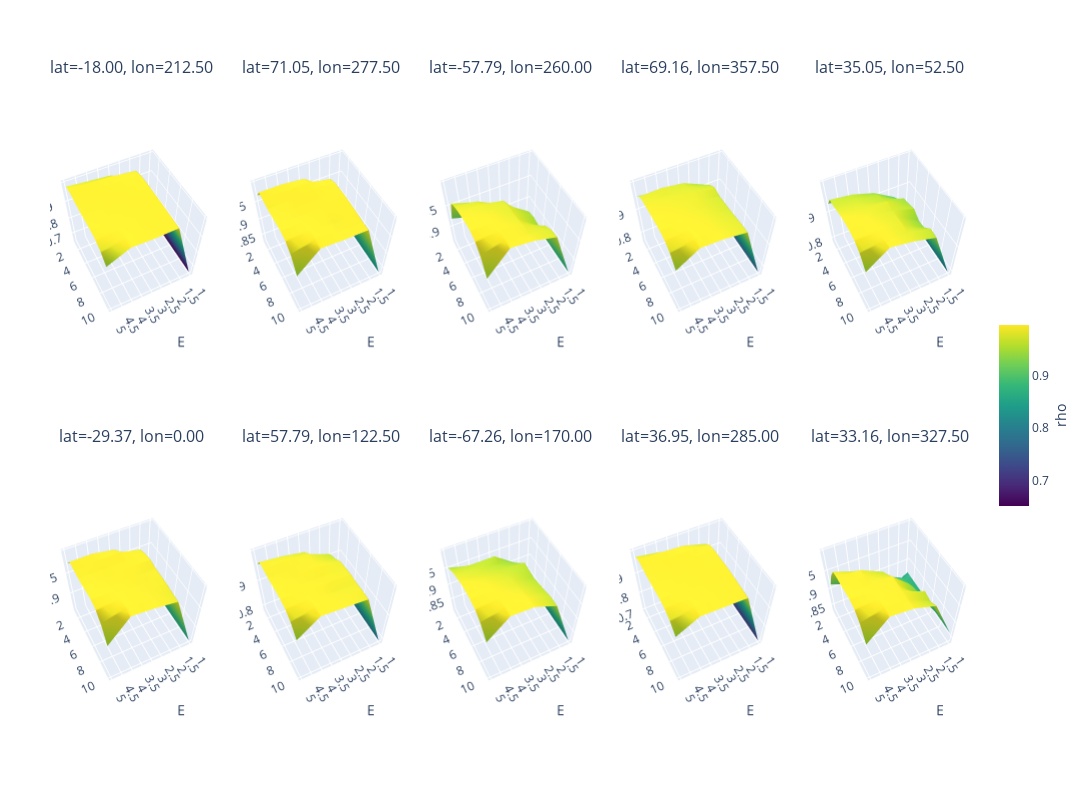

Source (notebook cell):
### Markdown cell above
# test for obl

### Code cell
import xarray as xr
import pandas as pd
import numpy as np
import random

import plotly.graph_objects as go
from plotly.subplots import make_subplots

from pyEDM import EmbedDimension



nlat = ds_sat.sizes["lat"]
nlon = ds_sat.sizes["lon"]
ages = ds_sat["age"].values  # keep track of the ages

# ---------------------------------------------------------------------
# 2. Randomly select 10 (lat, lon) grid points
# ---------------------------------------------------------------------
all_pairs = [(ilat, ilon) for ilat in range(nlat) for ilon in range(nlon)]
random_pairs = random.sample(all_pairs, 10)  # pick 10 unique (ilat, ilon)

results_list = []  # will be a list of (ilat, ilon, E_axis, Tau_axis, RhoMatrix)

for idx, (ilat, ilon) in enumerate(random_pairs):
    # Extract local sat time series
    sat_ts = ds_sat["sat"].isel(lat=ilat, lon=ilon).values

    df_tmp = pd.DataFrame({
        "Time": ages,
        "obl": df_obl['obl'].values,  # predictor
        "sat": sat_ts          # target to predict
    })

    # We'll store a 2D array of shape (5,10) for E=1..5, tau=1..10
    RhoMatrix = np.zeros((5, 10))

    # For each tau in 1..10, call EmbedDimension once with maxE=5 and Tp=tau
    for tau in range(1, 11):
        edm_out = EmbedDimension(
            dataFrame=df_tmp,
            columns="sat",
            target="obl",
            maxE=5,          # We'll evaluate E=1..5
            tau=tau,
            Tp=0,
            lib="1 120",     # Entire time series, adapt if needed
            pred="1 120",
            showPlot=False,  # We'll handle plotting ourselves
        )

        for e_row in edm_out.itertuples():
            e_val = e_row.E     # 1..5
            rho_val = e_row.rho
            RhoMatrix[int(e_val - 1), int(tau - 1)] = rho_val

    # Axis values for plotting
    E_axis = np.arange(1, 6)     # E = 1..5
    Tau_axis = np.arange(1, 11)  # tau = 1..10

    # Save the result for this grid point
    results_list.append((ilat, ilon, E_axis, Tau_axis, RhoMatrix))

# ---------------------------------------------------------------------
# Compute global min and max for all RhoMatrix values
# ---------------------------------------------------------------------
global_min = min(np.min(RhoMatrix) for _, _, _, _, RhoMatrix in results_list)
global_max = max(np.max(RhoMatrix) for _, _, _, _, RhoMatrix in results_list)

# ---------------------------------------------------------------------
# 4. Make a 3D surface plot for each of the 10 results using Plotly subplots
# ---------------------------------------------------------------------

# Create subplot titles using true latitude and longitude values
subplot_titles = [
    f"lat={ds_sat['lat'].values[r[0]]:.2f}, lon={ds_sat['lon'].values[r[1]]:.2f}"
    for r in results_list
]

# Create a 2x5 grid of 3D subplots with adjusted spacing
fig = make_subplots(
    rows=2, cols=5,
    specs=[[{"type": "surface"}]*5, [{"type": "surface"}]*5],
    subplot_titles=subplot_titles,
    horizontal_spacing=0.03,  # reduce horizontal spacing
    vertical_spacing=0.1      # reduce vertical spacing
)

# Add each surface plot trace to its respective subplot
for i, (ilat, ilon, E_axis, Tau_axis, RhoMatrix) in enumerate(results_list):
    E_grid, Tau_grid = np.meshgrid(E_axis, Tau_axis, indexing='ij')
    row = (i // 5) + 1
    col = (i % 5) + 1

    # For a common colorbar, all surfaces use the same color range.
    # We enable the colorbar (showscale=True) only for the first trace.
    surf = go.Surface(
        x=E_grid,       # E dimension
        y=Tau_grid,     # tau dimension
        z=RhoMatrix,    # rho values
        colorscale="Viridis",
        cmin=global_min,
        cmax=global_max,
        showscale=True if i == 0 else False,
        # Customize the colorbar for the first subplot
        colorbar=dict(
            title="rho",
            titleside="right",
            x=1.02,  
            # adjust the shrink ratio to make the colorbar shorter
            len=0.3
        ) if i == 0 else None
    )

    fig.add_trace(surf, row=row, col=col)

# Update overall layout with adjusted margins for better label visibility
fig.update_layout(
    height=800,
    width=1400,
    margin=dict(l=50, r=50, t=80, b=50),
)

# ---------------------------------------------------------------------
# 3. Adjust the viewing angle (camera) for each subplot
# ---------------------------------------------------------------------
# Loop over each subplot scene and set the camera view.
# Note: The first scene is named 'scene', and subsequent ones as 'scene2', 'scene3', etc.
for i in range(1, len(results_list)+1):
    scene_id = f'scene{i}' if i > 1 else 'scene'
    fig.layout[scene_id].update(
        xaxis_title="E",
        yaxis_title="tau",
        zaxis_title="rho",
        camera=dict(
            eye=dict(x=1, y=2, z=3)  
        )
    )

fig.show()

### Figure 1 — Plotly figure (JSON) as saved in the notebook; plotly's stock layout.template omitted (floating-point values rounded to 4 significant figures)
{"data": [{"cmax": 0.9987, "cmin": 0.652, "colorbar": {"len": 0.3, "title": {"side": "right", "text": "rho"}, "x": 1.02}, "colorscale": [[0, "#440154"], [0.1111, "#482878"], [0.2222, "#3e4989"], [0.3333, "#31688e"], [0.4444, "#26828e"], [0.5556, "#1f9e89"], [0.6667, "#35b779"], [0.7778, "#6ece58"], [0.8889, "#b5de2b"], [1, "#fde725"]], "scene": "scene", "showscale": true, "type": "surface", "x": [[1, 1, 1, 1, 1, 1, 1, 1, 1, 1], [2, 2, 2, 2, 2, 2, 2, 2, 2, 2], [3, 3, 3, 3, 3, 3, 3, 3, 3, 3], [4, 4, 4, 4, 4, 4, 4, 4, 4, 4], [5, 5, 5, 5, 5, 5, 5, 5, 5, 5]], "y": [[1, 2, 3, 4, 5, 6, 7, 8, 9, 10], [1, 2, 3, 4, 5, 6, 7, 8, 9, 10], [1, 2, 3, 4, 5, 6, 7, 8, 9, 10], [1, 2, 3, 4, 5, 6, 7, 8, 9, 10], [1, 2, 3, 4, 5, 6, 7, 8, 9, 10]], "z": [[0.652, 0.652, 0.652, 0.652, 0.652, 0.652, 0.652, 0.652, 0.652, 0.652], [0.8854, 0.9836, 0.9953, 0.9978, 0.9981, 0.9976, 0.9969, 0.9966, 0.9958, 0.9954], [0.9633, 0.9954, 0.9979, 0.9966, 0.9952, 0.9935, 0.9928, 0.9925, 0.9918, 0.9933], [0.9731, 0.9976, 0.9956, 0.9934, 0.9922, 0.9922, 0.9939, 0.9965, 0.9984, 0.9981], [0.9843, 0.9962, 0.9933, 0.992, 0.9932, 0.9966, 0.9986, 0.9953, 0.9807, 0.9473]]}, {"cmax": 0.9987, "cmin": 0.652, "colorscale": [[0, "#440154"], [0.1111, "#482878"], [0.2222, "#3e4989"], [0.3333, "#31688e"], [0.4444, "#26828e"], [0.5556, "#1f9e89"], [0.6667, "#35b779"], [0.7778, "#6ece58"], [0.8889, "#b5de2b"], [1, "#fde725"]], "scene": "scene2", "showscale": false, "type": "surface", "x": [[1, 1, 1, 1, 1, 1, 1, 1, 1, 1], [2, 2, 2, 2, 2, 2, 2, 2, 2, 2], [3, 3, 3, 3, 3, 3, 3, 3, 3, 3], [4, 4, 4, 4, 4, 4, 4, 4, 4, 4], [5, 5, 5, 5, 5, 5, 5, 5, 5, 5]], "y": [[1, 2, 3, 4, 5, 6, 7, 8, 9, 10], [1, 2, 3, 4, 5, 6, 7, 8, 9, 10], [1, 2, 3, 4, 5, 6, 7, 8, 9, 10], [1, 2, 3, 4, 5, 6, 7, 8, 9, 10], [1, 2, 3, 4, 5, 6, 7, 8, 9, 10]], "z": [[0.8316, 0.8316, 0.8316, 0.8316, 0.8316, 0.8316, 0.8316, 0.8316, 0.8316, 0.8316], [0.8764, 0.9507, 0.9874, 0.9941, 0.9951, 0.9956, 0.9948, 0.994, 0.9922, 0.9921], [0.9282, 0.99, 0.9969, 0.9962, 0.9944, 0.9933, 0.9921, 0.9906, 0.9911, 0.9929], [0.9562, 0.9954, 0.9953, 0.9931, 0.9917, 0.9913, 0.9937, 0.9963, 0.9983, 0.9963], [0.9699, 0.9953, 0.9928, 0.991, 0.9933, 0.9962, 0.9986, 0.9953, 0.98, 0.9456]]}, {"cmax": 0.9987, "cmin": 0.652, "colorscale": [[0, "#440154"], [0.1111, "#482878"], [0.2222, "#3e4989"], [0.3333, "#31688e"], [0.4444, "#26828e"], [0.5556, "#1f9e89"], [0.6667, "#35b779"], [0.7778, "#6ece58"], [0.8889, "#b5de2b"], [1, "#fde725"]], "scene": "scene3", "showscale": false, "type": "surface", "x": [[1, 1, 1, 1, 1, 1, 1, 1, 1, 1], [2, 2, 2, 2, 2, 2, 2, 2, 2, 2], [3, 3, 3, 3, 3, 3, 3, 3, 3, 3], [4, 4, 4, 4, 4, 4, 4, 4, 4, 4], [5, 5, 5, 5, 5, 5, 5, 5, 5, 5]], "y": [[1, 2, 3, 4, 5, 6, 7, 8, 9, 10], [1, 2, 3, 4, 5, 6, 7, 8, 9, 10], [1, 2, 3, 4, 5, 6, 7, 8, 9, 10], [1, 2, 3, 4, 5, 6, 7, 8, 9, 10], [1, 2, 3, 4, 5, 6, 7, 8, 9, 10]], "z": [[0.8638, 0.8638, 0.8638, 0.8638, 0.8638, 0.8638, 0.8638, 0.8638, 0.8638, 0.8638], [0.8731, 0.8936, 0.9007, 0.9226, 0.9494, 0.9524, 0.9495, 0.9677, 0.9763, 0.9778], [0.8868, 0.9276, 0.952, 0.9752, 0.9801, 0.9813, 0.9839, 0.9872, 0.9875, 0.9913], [0.9082, 0.9582, 0.9755, 0.9841, 0.9869, 0.9917, 0.9942, 0.9966, 0.9979, 0.9976], [0.9221, 0.9727, 0.982, 0.9883, 0.9925, 0.9966, 0.9984, 0.9945, 0.9794, 0.9492]]}, {"cmax": 0.9987, "cmin": 0.652, "colorscale": [[0, "#440154"], [0.1111, "#482878"], [0.2222, "#3e4989"], [0.3333, "#31688e"], [0.4444, "#26828e"], [0.5556, "#1f9e89"], [0.6667, "#35b779"], [0.7778, "#6ece58"], [0.8889, "#b5de2b"], [1, "#fde725"]], "scene": "scene4", "showscale": false, "type": "surface", "x": [[1, 1, 1, 1, 1, 1, 1, 1, 1, 1], [2, 2, 2, 2, 2, 2, 2, 2, 2, 2], [3, 3, 3, 3, 3, 3, 3, 3, 3, 3], [4, 4, 4, 4, 4, 4, 4, 4, 4, 4], [5, 5, 5, 5, 5, 5, 5, 5, 5, 5]], "y": [[1, 2, 3, 4, 5, 6, 7, 8, 9, 10], [1, 2, 3, 4, 5, 6, 7, 8, 9, 10], [1, 2, 3, 4, 5, 6, 7, 8, 9, 10], [1, 2, 3, 4, 5, 6, 7, 8, 9, 10], [1, 2, 3, 4, 5, 6, 7, 8, 9, 10]], "z": [[0.7638, 0.7638, 0.7638, 0.7638, 0.7638, 0.7638, 0.7638, 0.7638, 0.7638, 0.7638], [0.888, 0.9385, 0.9623, 0.9774, 0.9714, 0.973, 0.9741, 0.9772, 0.9801, 0.9807], [0.9178, 0.9713, 0.9785, 0.9835, 0.9856, 0.9858, 0.9873, 0.989, 0.99, 0.9927], [0.9401, 0.9817, 0.9819, 0.9873, 0.9893, 0.9913, 0.9939, 0.9965, 0.9982, 0.9966], [0.9553, 0.9793, 0.9876, 0.9902, 0.9932, 0.9964, 0.9987, 0.9951, 0.9804, 0.9483]]}, {"cmax": 0.9987, "cmin": 0.652, "colorscale": [[0, "#440154"], [0.1111, "#482878"], [0.2222, "#3e4989"], [0.3333, "#31688e"], [0.4444, "#26828e"], [0.5556, "#1f9e89"], [0.6667, "#35b779"], [0.7778, "#6ece58"], [0.8889, "#b5de2b"], [1, "#fde725"]], "scene": "scene5", "showscale": false, "type": "surface", "x": [[1, 1, 1, 1, 1, 1, 1, 1, 1, 1], [2, 2, 2, 2, 2, 2, 2, 2, 2, 2], [3, 3, 3, 3, 3, 3, 3, 3, 3, 3], [4, 4, 4, 4, 4, 4, 4, 4, 4, 4], [5, 5, 5, 5, 5, 5, 5, 5, 5, 5]], "y": [[1, 2, 3, 4, 5, 6, 7, 8, 9, 10], [1, 2, 3, 4, 5, 6, 7, 8, 9, 10], [1, 2, 3, 4, 5, 6, 7, 8, 9, 10], [1, 2, 3, 4, 5, 6, 7, 8, 9, 10], [1, 2, 3, 4, 5, 6, 7, 8, 9, 10]], "z": [[0.79, 0.79, 0.79, 0.79, 0.79, 0.79, 0.79, 0.79, 0.79, 0.79], [0.8814, 0.901, 0.9152, 0.9427, 0.9481, 0.9557, 0.9392, 0.9431, 0.9658, 0.9633], [0.9058, 0.9404, 0.9564, 0.9636, 0.9798, 0.9772, 0.9798, 0.9817, 0.9816, 0.9836], [0.9185, 0.9607, 0.9701, 0.9771, 0.9837, 0.9885, 0.9912, 0.9939, 0.9951, 0.9967], [0.9335, 0.9692, 0.973, 0.982, 0.9897, 0.9949, 0.9969, 0.9944, 0.98, 0.9468]]}, {"cmax": 0.9987, "cmin": 0.652, "colorscale": [[0, "#440154"], [0.1111, "#482878"], [0.2222, "#3e4989"], [0.3333, "#31688e"], [0.4444, "#26828e"], [0.5556, "#1f9e89"], [0.6667, "#35b779"], [0.7778, "#6ece58"], [0.8889, "#b5de2b"], [1, "#fde725"]], "scene": "scene6", "showscale": false, "type": "surface", "x": [[1, 1, 1, 1, 1, 1, 1, 1, 1, 1], [2, 2, 2, 2, 2, 2, 2, 2, 2, 2], [3, 3, 3, 3, 3, 3, 3, 3, 3, 3], [4, 4, 4, 4, 4, 4, 4, 4, 4, 4], [5, 5, 5, 5, 5, 5, 5, 5, 5, 5]], "y": [[1, 2, 3, 4, 5, 6, 7, 8, 9, 10], [1, 2, 3, 4, 5, 6, 7, 8, 9, 10], [1, 2, 3, 4, 5, 6, 7, 8, 9, 10], [1, 2, 3, 4, 5, 6, 7, 8, 9, 10], [1, 2, 3, 4, 5, 6, 7, 8, 9, 10]], "z": [[0.8562, 0.8562, 0.8562, 0.8562, 0.8562, 0.8562, 0.8562, 0.8562, 0.8562, 0.8562], [0.9254, 0.9516, 0.9847, 0.9899, 0.9921, 0.9893, 0.9894, 0.9888, 0.9867, 0.9857], [0.9407, 0.9862, 0.9948, 0.9931, 0.9926, 0.9918, 0.9912, 0.9916, 0.9924, 0.9932], [0.9654, 0.9939, 0.9931, 0.9915, 0.9915, 0.9919, 0.9938, 0.9963, 0.9983, 0.9981], [0.9749, 0.9936, 0.9918, 0.9916, 0.9933, 0.9962, 0.9985, 0.9947, 0.9798, 0.9496]]}, {"cmax": 0.9987, "cmin": 0.652, "colorscale": [[0, "#440154"], [0.1111, "#482878"], [0.2222, "#3e4989"], [0.3333, "#31688e"], [0.4444, "#26828e"], [0.5556, "#1f9e89"], [0.6667, "#35b779"], [0.7778, "#6ece58"], [0.8889, "#b5de2b"], [1, "#fde725"]], "scene": "scene7", "showscale": false, "type": "surface", "x": [[1, 1, 1, 1, 1, 1, 1, 1, 1, 1], [2, 2, 2, 2, 2, 2, 2, 2, 2, 2], [3, 3, 3, 3, 3, 3, 3, 3, 3, 3], [4, 4, 4, 4, 4, 4, 4, 4, 4, 4], [5, 5, 5, 5, 5, 5, 5, 5, 5, 5]], "y": [[1, 2, 3, 4, 5, 6, 7, 8, 9, 10], [1, 2, 3, 4, 5, 6, 7, 8, 9, 10], [1, 2, 3, 4, 5, 6, 7, 8, 9, 10], [1, 2, 3, 4, 5, 6, 7, 8, 9, 10], [1, 2, 3, 4, 5, 6, 7, 8, 9, 10]], "z": [[0.7872, 0.7872, 0.7872, 0.7872, 0.7872, 0.7872, 0.7872, 0.7872, 0.7872, 0.7872], [0.8558, 0.9128, 0.9633, 0.9711, 0.9845, 0.9869, 0.9889, 0.9875, 0.9888, 0.9877], [0.9096, 0.9725, 0.9875, 0.9902, 0.9927, 0.9906, 0.9912, 0.9887, 0.9907, 0.9927], [0.9432, 0.9839, 0.9918, 0.9912, 0.9907, 0.9914, 0.9938, 0.9965, 0.9982, 0.9979], [0.9608, 0.9902, 0.9911, 0.9905, 0.9929, 0.9965, 0.9985, 0.9951, 0.9801, 0.9484]]}, {"cmax": 0.9987, "cmin": 0.652, "colorscale": [[0, "#440154"], [0.1111, "#482878"], [0.2222, "#3e4989"], [0.3333, "#31688e"], [0.4444, "#26828e"], [0.5556, "#1f9e89"], [0.6667, "#35b779"], [0.7778, "#6ece58"], [0.8889, "#b5de2b"], [1, "#fde725"]], "scene": "scene8", "showscale": false, "type": "surface", "x": [[1, 1, 1, 1, 1, 1, 1, 1, 1, 1], [2, 2, 2, 2, 2, 2, 2, 2, 2, 2], [3, 3, 3, 3, 3, 3, 3, 3, 3, 3], [4, 4, 4, 4, 4, 4, 4, 4, 4, 4], [5, 5, 5, 5, 5, 5, 5, 5, 5, 5]], "y": [[1, 2, 3, 4, 5, 6, 7, 8, 9, 10], [1, 2, 3, 4, 5, 6, 7, 8, 9, 10], [1, 2, 3, 4, 5, 6, 7, 8, 9, 10], [1, 2, 3, 4, 5, 6, 7, 8, 9, 10], [1, 2, 3, 4, 5, 6, 7, 8, 9, 10]], "z": [[0.8147, 0.8147, 0.8147, 0.8147, 0.8147, 0.8147, 0.8147, 0.8147, 0.8147, 0.8147], [0.878, 0.9221, 0.941, 0.9615, 0.9591, 0.9566, 0.9614, 0.9649, 0.9699, 0.9687], [0.9121, 0.9634, 0.9589, 0.9667, 0.9737, 0.9788, 0.9822, 0.9876, 0.9918, 0.9944], [0.9377, 0.9629, 0.9726, 0.9771, 0.9856, 0.9902, 0.9938, 0.9965, 0.9972, 0.9974], [0.9545, 0.9681, 0.9788, 0.986, 0.9938, 0.9964, 0.9978, 0.9948, 0.9796, 0.9475]]}, {"cmax": 0.9987, "cmin": 0.652, "colorscale": [[0, "#440154"], [0.1111, "#482878"], [0.2222, "#3e4989"], [0.3333, "#31688e"], [0.4444, "#26828e"], [0.5556, "#1f9e89"], [0.6667, "#35b779"], [0.7778, "#6ece58"], [0.8889, "#b5de2b"], [1, "#fde725"]], "scene": "scene9", "showscale": false, "type": "surface", "x": [[1, 1, 1, 1, 1, 1, 1, 1, 1, 1], [2, 2, 2, 2, 2, 2, 2, 2, 2, 2], [3, 3, 3, 3, 3, 3, 3, 3, 3, 3], [4, 4, 4, 4, 4, 4, 4, 4, 4, 4], [5, 5, 5, 5, 5, 5, 5, 5, 5, 5]], "y": [[1, 2, 3, 4, 5, 6, 7, 8, 9, 10], [1, 2, 3, 4, 5, 6, 7, 8, 9, 10], [1, 2, 3, 4, 5, 6, 7, 8, 9, 10], [1, 2, 3, 4, 5, 6, 7, 8, 9, 10], [1, 2, 3, 4, 5, 6, 7, 8, 9, 10]], "z": [[0.7062, 0.7062, 0.7062, 0.7062, 0.7062, 0.7062, 0.7062, 0.7062, 0.7062, 0.7062], [0.8847, 0.9656, 0.99, 0.9947, 0.9954, 0.9964, 0.996, 0.9943, 0.9925, 0.9897], [0.9412, 0.9903, 0.9972, 0.9964, 0.995, 0.9938, 0.9922, 0.9921, 0.9923, 0.9932], [0.9645, 0.9954, 0.9958, 0.9935, 0.9921, 0.9923, 0.994, 0.9964, 0.9983, 0.9969], [0.9794, 0.9957, 0.9931, 0.9916, 0.9934, 0.9964, 0.9987, 0.9953, 0.9802, 0.9477]]}, {"cmax": 0.9987, "cmin": 0.652, "colorscale": [[0, "#440154"], [0.1111, "#482878"], [0.2222, "#3e4989"], [0.3333, "#31688e"], [0.4444, "#26828e"], [0.5556, "#1f9e89"], [0.6667, "#35b779"], [0.7778, "#6ece58"], [0.8889, "#b5de2b"], [1, "#fde725"]], "scene": "scene10", "showscale": false, "type": "surface", "x": [[1, 1, 1, 1, 1, 1, 1, 1, 1, 1], [2, 2, 2, 2, 2, 2, 2, 2, 2, 2], [3, 3, 3, 3, 3, 3, 3, 3, 3, 3], [4, 4, 4, 4, 4, 4, 4, 4, 4, 4], [5, 5, 5, 5, 5, 5, 5, 5, 5, 5]], "y": [[1, 2, 3, 4, 5, 6, 7, 8, 9, 10], [1, 2, 3, 4, 5, 6, 7, 8, 9, 10], [1, 2, 3, 4, 5, 6, 7, 8, 9, 10], [1, 2, 3, 4, 5, 6, 7, 8, 9, 10], [1, 2, 3, 4, 5, 6, 7, 8, 9, 10]], "z": [[0.866, 0.866, 0.866, 0.866, 0.866, 0.866, 0.866, 0.866, 0.866, 0.866], [0.8379, 0.8911, 0.904, 0.9112, 0.9316, 0.9407, 0.9333, 0.97, 0.964, 0.973], [0.8762, 0.9119, 0.9343, 0.964, 0.9746, 0.9895, 0.9906, 0.9908, 0.9907, 0.9918], [0.8945, 0.9409, 0.9678, 0.9888, 0.9913, 0.9911, 0.9935, 0.9962, 0.9984, 0.9972], [0.9153, 0.9582, 0.9869, 0.9912, 0.9927, 0.9959, 0.9986, 0.9952, 0.9801, 0.9479]]}], "layout": {"annotations": [{"font": {"size": 16}, "showarrow": false, "text": "lat=-18.00, lon=212.50", "x": 0.088, "xanchor": "center", "xref": "paper", "y": 1, "yanchor": "bottom", "yref": "paper"}, {"font": {"size": 16}, "showarrow": false, "text": "lat=71.05, lon=277.50", "x": 0.294, "xanchor": "center", "xref": "paper", "y": 1, "yanchor": "bottom", "yref": "paper"}, {"font": {"size": 16}, "showarrow": false, "text": "lat=-57.79, lon=260.00", "x": 0.5, "xanchor": "center", "xref": "paper", "y": 1, "yanchor": "bottom", "yref": "paper"}, {"font": {"size": 16}, "showarrow": false, "text": "lat=69.16, lon=357.50", "x": 0.706, "xanchor": "center", "xref": "paper", "y": 1, "yanchor": "bottom", "yref": "paper"}, {"font": {"size": 16}, "showarrow": false, "text": "lat=35.05, lon=52.50", "x": 0.912, "xanchor": "center", "xref": "paper", "y": 1, "yanchor": "bottom", "yref": "paper"}, {"font": {"size": 16}, "showarrow": false, "text": "lat=-29.37, lon=0.00", "x": 0.088, "xanchor": "center", "xref": "paper", "y": 0.45, "yanchor": "bottom", "yref": "paper"}, {"font": {"size": 16}, "showarrow": false, "text": "lat=57.79, lon=122.50", "x": 0.294, "xanchor": "center", "xref": "paper", "y": 0.45, "yanchor": "bottom", "yref": "paper"}, {"font": {"size": 16}, "showarrow": false, "text": "lat=-67.26, lon=170.00", "x": 0.5, "xanchor": "center", "xref": "paper", "y": 0.45, "yanchor": "bottom", "yref": "paper"}, {"font": {"size": 16}, "showarrow": false, "text": "lat=36.95, lon=285.00", "x": 0.706, "xanchor": "center", "xref": "paper", "y": 0.45, "yanchor": "bottom", "yref": "paper"}, {"font": {"size": 16}, "showarrow": false, "text": "lat=33.16, lon=327.50", "x": 0.912, "xanchor": "center", "xref": "paper", "y": 0.45, "yanchor": "bottom", "yref": "paper"}], "height": 800, "margin": {"b": 50, "l": 50, "r": 50, "t": 80}, "scene": {"camera": {"eye": {"x": 1, "y": 2, "z": 3}}, "domain": {"x": [0, 0.176], "y": [0.55, 1]}, "xaxis": {"title": {"text": "E"}}, "yaxis": {"title": {"text": "tau"}}, "zaxis": {"title": {"text": "rho"}}}, "scene10": {"camera": {"eye": {"x": 1, "y": 2, "z": 3}}, "domain": {"x": [0.824, 1], "y": [0, 0.45]}, "xaxis": {"title": {"text": "E"}}, "yaxis": {"title": {"text": "tau"}}, "zaxis": {"title": {"text": "rho"}}}, "scene2": {"camera": {"eye": {"x": 1, "y": 2, "z": 3}}, "domain": {"x": [0.206, 0.382], "y": [0.55, 1]}, "xaxis": {"title": {"text": "E"}}, "yaxis": {"title": {"text": "tau"}}, "zaxis": {"title": {"text": "rho"}}}, "scene3": {"camera": {"eye": {"x": 1, "y": 2, "z": 3}}, "domain": {"x": [0.412, 0.588], "y": [0.55, 1]}, "xaxis": {"title": {"text": "E"}}, "yaxis": {"title": {"text": "tau"}}, "zaxis": {"title": {"text": "rho"}}}, "scene4": {"camera": {"eye": {"x": 1, "y": 2, "z": 3}}, "domain": {"x": [0.618, 0.794], "y": [0.55, 1]}, "xaxis": {"title": {"text": "E"}}, "yaxis": {"title": {"text": "tau"}}, "zaxis": {"title": {"text": "rho"}}}, "scene5": {"camera": {"eye": {"x": 1, "y": 2, "z": 3}}, "domain": {"x": [0.824, 1], "y": [0.55, 1]}, "xaxis": {"title": {"text": "E"}}, "yaxis": {"title": {"text": "tau"}}, "zaxis": {"title": {"text": "rho"}}}, "scene6": {"camera": {"eye": {"x": 1, "y": 2, "z": 3}}, "domain": {"x": [0, 0.176], "y": [0, 0.45]}, "xaxis": {"title": {"text": "E"}}, "yaxis": {"title": {"text": "tau"}}, "zaxis": {"title": {"text": "rho"}}}, "scene7": {"camera": {"eye": {"x": 1, "y": 2, "z": 3}}, "domain": {"x": [0.206, 0.382], "y": [0, 0.45]}, "xaxis": {"title": {"text": "E"}}, "yaxis": {"title": {"text": "tau"}}, "zaxis": {"title": {"text": "rho"}}}, "scene8": {"camera": {"eye": {"x": 1, "y": 2, "z": 3}}, "domain": {"x": [0.412, 0.588], "y": [0, 0.45]}, "xaxis": {"title": {"text": "E"}}, "yaxis": {"title": {"text": "tau"}}, "zaxis": {"title": {"text": "rho"}}}, "scene9": {"camera": {"eye": {"x": 1, "y": 2, "z": 3}}, "domain": {"x": [0.618, 0.794], "y": [0, 0.45]}, "xaxis": {"title": {"text": "E"}}, "yaxis": {"title": {"text": "tau"}}, "zaxis": {"title": {"text": "rho"}}}, "width": 1400}}
